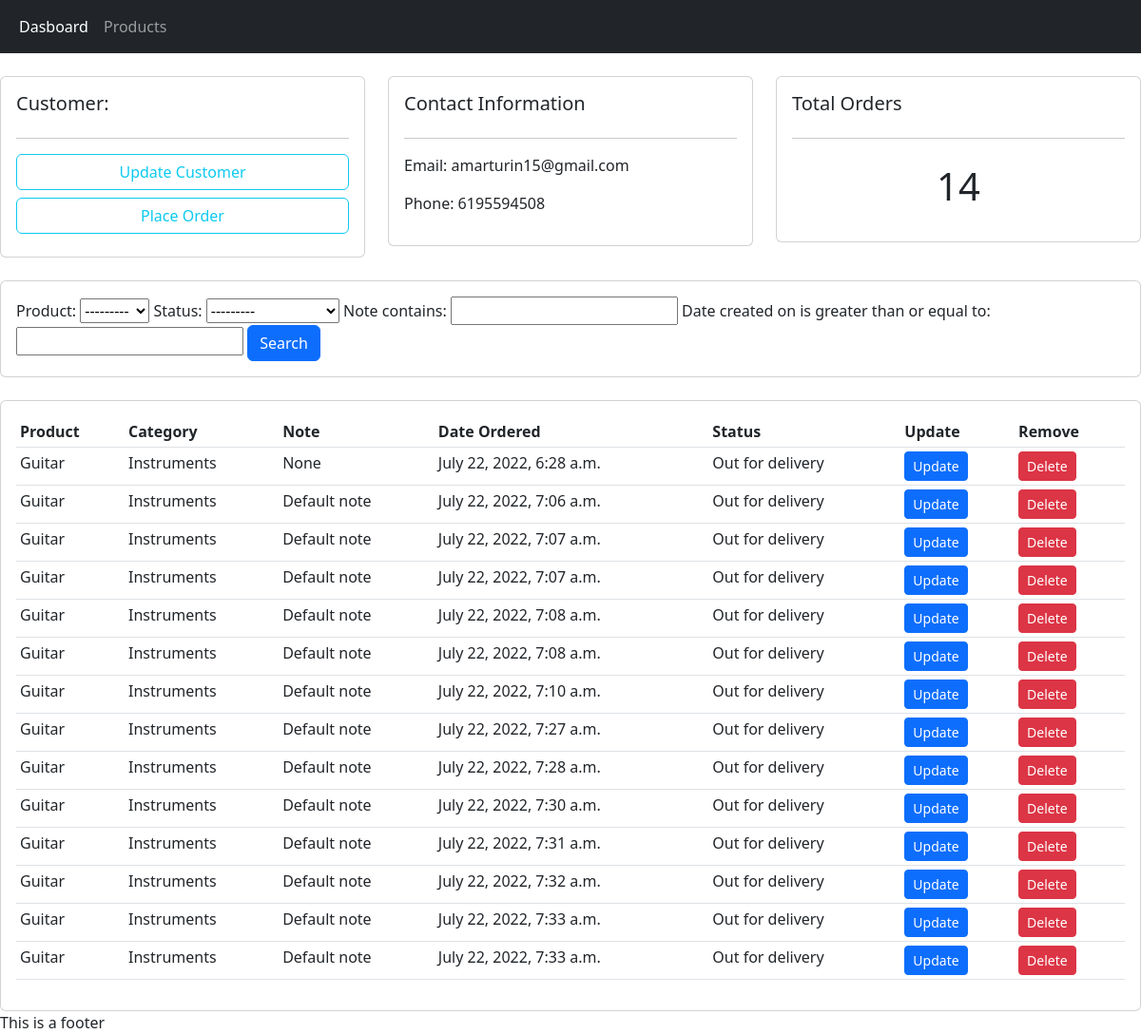
/customer/1, run on an earlier commit of the app's database.
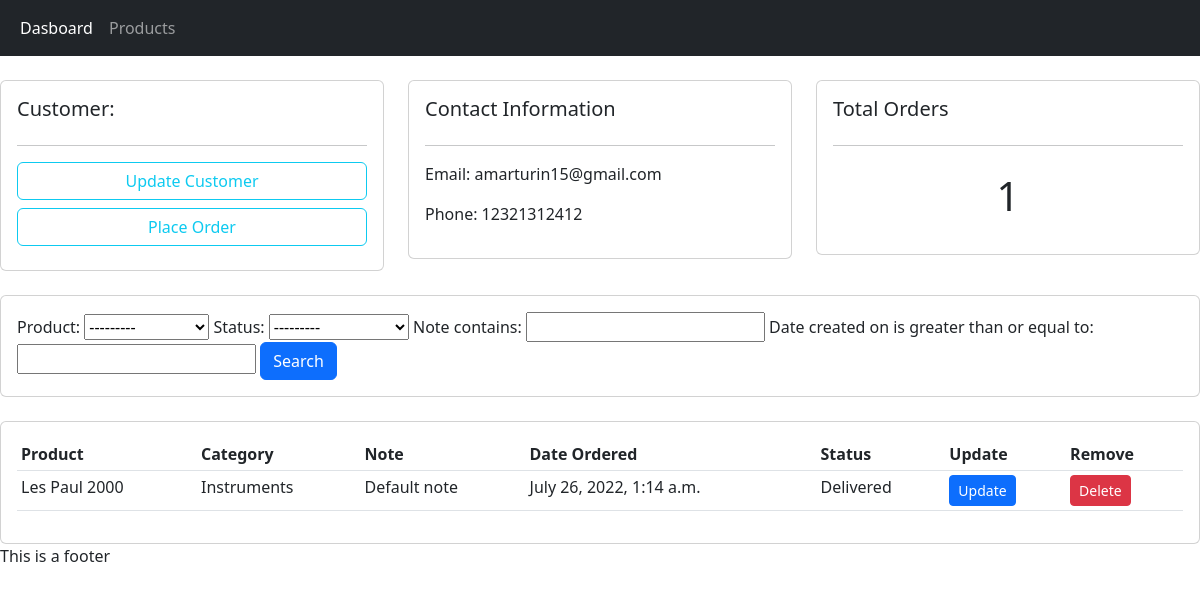
And on a later commit of the database.
### accounts/models.py (models this page shows, shortened)
class Customer(models.Model):
    name=models.ForeignKey(User,null=True,on_delete=models.CASCADE)
    phone=models.CharField(max_length=200,null=True)
    email=models.CharField(max_length=200,null=True)
    country=models.CharField(max_length=100,null=True)
    street = models.CharField(max_length=200,null=True)
    state = models.CharField(max_length=100,null=True)
    zipcode=models.FloatField(null=True)
    cartNumber = models.CharField(max_length=100,null=True)
    date_created_on=models.DateTimeField(auto_now_add=True,null=True)

class Order(models.Model):
    STATUS=(
    ('Pending','Pending'),
    ('Out for delivery','Out for delivery'),
    ('Delivered','Delivered'),
    ('Returned','Returned')
    )
    customer=models.ForeignKey(Customer,null=True,on_delete=models.SET_NULL)
    product=models.ForeignKey(Product,null=True,on_delete=models.SET_NULL)
    date_created_on=models.DateTimeField(auto_now_add=True,null=True)
    status=models.CharField(max_length=200,null=True,choices=STATUS)
    note = models.CharField(max_length=1000,null=True)

class Product(models.Model):
    CATEGORY=(
    ('Instruments','Instruments'),
    ('Strings','Strings'),
    ('Percussion','Percussion'),
    ('Wind','Wind'),
    ('Keyboards','Keyboards'),
    ('Brass','Brass')
    )
    name=models.CharField(max_length=200,null=True)
    price=models.FloatField(null=True)
    category=models.CharField(max_length=200,null=True,choices=CATEGORY)
    description=models.TextField(null=True,blank=True)
    image_url = models.TextField(null=True)
    date_created_on=models.DateTimeField(auto_now_add=True,null=True)
    tags=models.ManyToManyField(Tag)
    def __str__(self):
        return self.name

### accounts/views.py (the view)
# urls.py: path('customer/<str:pk_test>', views.customer,name='customer'),
def customer(request,pk_test):
    customer = Customer.objects.get(id=pk_test)
    orders= customer.order_set.all()
    order_count=orders.count()
    myFilter = OrderFilter(request.GET,queryset=orders)
    orders = myFilter.qs
    context = {'customer':customer,'orders':orders,'order_count':order_count,'myFilter':myFilter}
    return render(request,'accounts/customer.html',context)

### templates/accounts/customer.html
{% extends 'base.html' %}
{% block content %}
	<br>
<div class="row">
	<div class="col-md">
		<div class="card card-body">
			<h5>Customer:</h5>
			<hr>
			<a class="btn btn-outline-info btn-md btn-block mb-2" href="">Update Customer</a>
			<a class="btn btn-outline-info btn-md btn-block mb-2" href="{% url 'place_order' customer.id %}">Place Order</a>
		</div>
	</div>
	<div class="col-md">
		<div class="card card-body">
			<h5>Contact Information</h5>
			<hr>
			<p>Email:  {{customer.email}} </p>
			<p>Phone:  {{customer.phone}}</p>
		</div>
	</div>
	<div class="col-md">
		<div class="card card-body">
			<h5>Total Orders</h5>
			<hr>
			<h1 style="text-align: center;padding: 10px">{{order_count}}</h1>
		</div>
	</div>
</div>
<br>
<div class="row">
	<div class="col">
		<div class="card card-body">
			<form method="get">
				{{myFilter.form}}
		    <button class="btn btn-primary" type="submit">Search</button>
		  </form>
		</div>
	</div>
</div>
<br>
<div class="row">
	<div class="col-md">
		<div class="card card-body">
			<table class="table table-sm">
				<tr>
					<th>Product</th>
					<th>Category</th>
					<th>Note</th>
					<th>Date Ordered</th>
					<th>Status</th>
					<th>Update</th>
					<th>Remove</th>
				</tr>
				{% for order in orders%}
<tr>
	<td>{{order.product}}</td>
	<td>{{order.product.category}}</td>
	<td>{{order.note}}</td>
	<td>{{order.date_created_on}}</td>
	<td>{{order.status}}</td>
	<td><a href="{% url 'update_order' order.id %}" class="btn btn-sm btn-primary">Update</a></td>
	<td><a href="{% url 'delete_order' order.id %}" class="btn btn-sm btn-danger">Delete</a></td>
</tr>
{% endfor %}
			</table>
		</div>
	</div>
</div>
{% endblock content %}

What changed in the data, as far as the page shows it:
removed Order: product "Guitar", product.category "Instruments", note "None", date_created_on "July 22, 2022, 6:28 a.m.", status "Out for delivery"
no longer on this page (row edited): Order: product "Guitar", product.category "Instruments", note "Default note", date_created_on "July 22, 2022, 7:06 a.m.", status "Out for delivery"
removed Order: product "Guitar", product.category "Instruments", note "Default note", date_created_on "July 22, 2022, 7:07 a.m.", status "Out for delivery"
removed Order: product "Guitar", product.category "Instruments", note "Default note", date_created_on "July 22, 2022, 7:07 a.m.", status "Out for delivery"
removed Order: product "Guitar", product.category "Instruments", note "Default note", date_created_on "July 22, 2022, 7:08 a.m.", status "Out for delivery"
removed Order: product "Guitar", product.category "Instruments", note "Default note", date_created_on "July 22, 2022, 7:08 a.m.", status "Out for delivery"
removed Order: product "Guitar", product.category "Instruments", note "Default note", date_created_on "July 22, 2022, 7:10 a.m.", status "Out for delivery"
removed Order: product "Guitar", product.category "Instruments", note "Default note", date_created_on "July 22, 2022, 7:27 a.m.", status "Out for delivery"
removed Order: product "Guitar", product.category "Instruments", note "Default note", date_created_on "July 22, 2022, 7:28 a.m.", status "Out for delivery"
removed Order: product "Guitar", product.category "Instruments", note "Default note", date_created_on "July 22, 2022, 7:30 a.m.", status "Out for delivery"
removed Order: product "Guitar", product.category "Instruments", note "Default note", date_created_on "July 22, 2022, 7:31 a.m.", status "Out for delivery"
removed Order: product "Guitar", product.category "Instruments", note "Default note", date_created_on "July 22, 2022, 7:32 a.m.", status "Out for delivery"
removed Order: product "Guitar", product.category "Instruments", note "Default note", date_created_on "July 22, 2022, 7:33 a.m.", status "Out for delivery"
removed Order: product "Guitar", product.category "Instruments", note "Default note", date_created_on "July 22, 2022, 7:33 a.m.", status "Out for delivery"
changed Customer "amarturin15@gmail.com": phone "6195594508" → "12321312412"
added Order: product "Les Paul 2000", product.category "Instruments", note "Default note", date_created_on "July 26, 2022, 1:14 a.m.", status "Delivered"
Also different on the page:
{{ order_count }}: "14" → "1"
